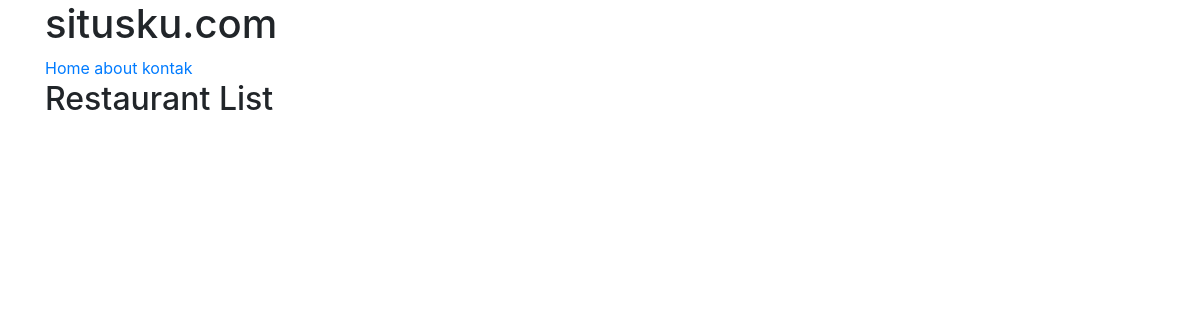
/restaurants/, run on an earlier commit of the app's database.
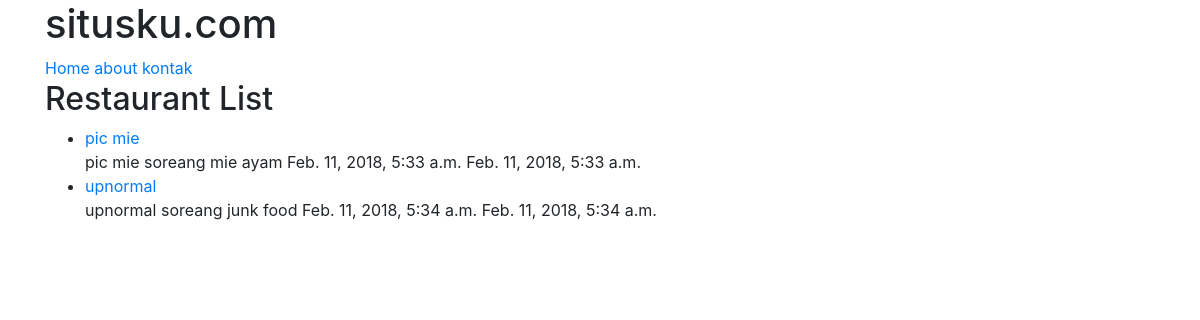
And on a later commit of the database.
### restaurants/models.py (models this page shows, shortened)
class RestaurantLocation(models.Model):
	name		=models.CharField(max_length=120)
	location	=models.CharField(max_length=120,null=True,blank=True)
	category	=models.CharField(max_length=120,null=True,blank=True)
	timestamp	=models.DateTimeField(auto_now_add=True)
	updated		=models.DateTimeField(auto_now=True)
	slug		=models.SlugField(null=True,blank=True)
	def __str__(self):
		return self.name

### restaurants/views.py (the view)
# urls.py: url(r'^restaurants/$', RestaurantListView.as_view()),
class RestaurantListView(ListView):
	def get_queryset(self):
		slug =self.kwargs.get("slug")
		if slug:
			queryset=RestaurantLocation.objects.filter(
				Q(category__iexact=slug) |
				Q(category__icontains=slug)
				)
		else:
			queryset=RestaurantLocation.objects.all()
		return queryset

### restaurants/templates/restaurants/restaurantlocation_list.html
{% extends "base.html" %}
{% block content %}
<h2>Restaurant List</h2>
<ul>
	{% for obj in object_list %}
		<li><a href='/restaurants/{{ obj.slug }}/'>{{ obj }} </a><br/>
		{{ obj.name }} {{ obj.location }} {{ obj.category }} {{ obj.timestamp }} {{ obj.updated }}</li>
	{% endfor %}
</ul>
{% endblock content %}

### templates/base.html (shortened to what this page needs)
<!DOCTYPE html>
<html lang=en>
<head>
	{% include 'snippets/css.html' %}
</head>
<body>
	{% include 'snippets/nav.html' %}
	<div class='container'>
	{% block content %}{% endblock content %}
	</div>
</body>
</html>

### templates/snippets/css.html (shortened to what this page needs)
<link rel="stylesheet" href="https://maxcdn.bootstrapcdn.com/bootstrap/4.0.0/css/bootstrap.min.css">

### templates/snippets/nav.html
<nav class="container">
<h1>situsku.com</h1>
	<a href="/">Home</a>
	<a href="/about/">about</a>
	<a href="/kontak/">kontak</a>
	</nav>

What changed in the data, as far as the page shows it:
added RestaurantLocation: name "pic mie", location "soreang", category "mie ayam", timestamp "Feb. 11, 2018, 5:33 a.m.", updated "Feb. 11, 2018, 5:33 a.m."
added RestaurantLocation: name "upnormal", location "soreang", category "junk food", timestamp "Feb. 11, 2018, 5:34 a.m.", updated "Feb. 11, 2018, 5:34 a.m."
